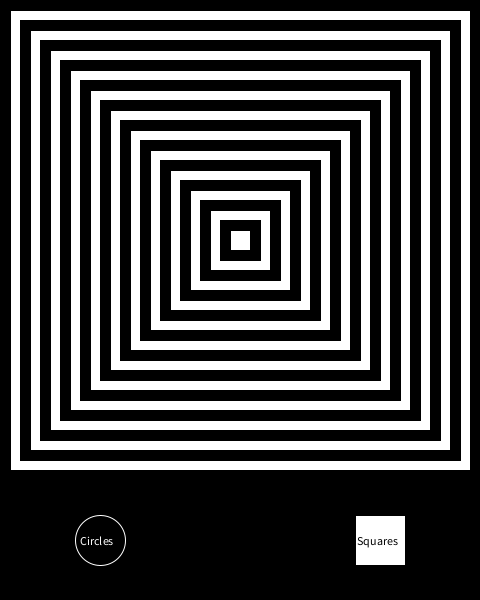
Frame 1 (no input)
Frame 60 (the mouse pressed at the canvas centre just before this capture): identical to frame 1, image omitted
Frame 120 (the mouse held since frame 60 and released just before this capture): identical to frame 1, image omitted

The Processing sketch that drew this single still picture (run headless with seeded random() and noise(); from frame 60 on, the mouse is pressed at the canvas centre):

// Processing sketch: s19magd150lab05_Newton
// ── s19magd150lab05_Newton.pde
String currShape = "square";
int rectControlX = 380;     
int rectControlY = 540;
int circleControlX = 100;
int circleControlY = 540;
int rectSize = 25;     // Diameter of rect
int circleSize = 50;   // Diameter of circle
boolean rectOver = false;
boolean circleOver = false;

void setup() {
  size(480,600);
}

void draw() {
  update(mouseX, mouseY);
  int currSize = 700;
  if ( currShape.equals("circle")) {
    String currColor = "white";
    noStroke();
    while(currSize > 0) {
      ellipse(240,240,currSize,currSize);
      if(currColor.equals("white")) {
        fill(0);
        currColor = "black";
      } else {
        fill(255);
        currColor = "white";
      }
      currSize-=10;
    }
  } else {
    String currColor = "black";
    while(currSize > 0) {
      rectMode(RADIUS);
      rect(240,240,currSize,currSize);
      if(currColor.equals("white")) {
        fill(0);
        currColor = "black";
      } else {
        fill(255);
        currColor = "white";
      }
      currSize-=10;
    }
  }
  //Draw controls
  fill(0);
  rect(0,600,480,120);
  stroke(255);
  ellipse(100,540,50,50);
  stroke(0);
  fill(255);
  rect(380,540,25,25);
  //Draw control labels
  fill(0);
  text("Squares", rectControlX - rectSize + 2, rectControlY + 5);
  fill(255);
  text("Circles", circleControlX - (circleSize / 2) + 5, circleControlY + 5);

}

void update(int x, int y) {
  if ( overCircle(circleControlX, circleControlY, circleSize) ) {
    circleOver = true;
    rectOver = false;
  } else if ( overRect(rectControlX, rectControlY, rectSize, rectSize) ) {
    rectOver = true;
    circleOver = false;
  } else {
    circleOver = false;
    rectOver = false;
  }
}

void mousePressed() {
  if (circleOver) {
    currShape = "circle";
  }
  if (rectOver) {
    currShape = "square";
  }
}

boolean overRect(int x, int y, int width, int height)  {
  if (mouseX >= x - (width) && mouseX <= x+( width) && 
      mouseY >= y - (height) && mouseY <= y+(height)) {
    return true;
  } else {
    return false;
  }
}

boolean overCircle(int x, int y, int diameter) {
  float disX = x - mouseX;
  float disY = y - mouseY;
  if (sqrt(sq(disX) + sq(disY)) < diameter/2 ) {
    return true;
  } else {
    return false;
  }
}
